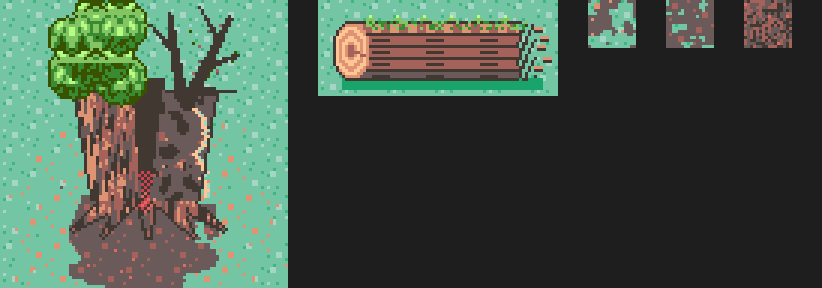
#> input picture pokeroutes/areas/ark_special/pieces.png, 822 x 288 px
$ python extract_sprites.py ../pokeroutes/areas/ark_special/pieces.png ../pokeroutes/areas/ark_special/tiles.png
#> lines starting #> are read from the running program, lines starting #| are printed output that depends on the picture
"""Find individual sprites on a loose sprite sheet via connected alpha components."""
import json
import sys

import numpy as np
from PIL import Image, ImageDraw
from scipy import ndimage


def components(path, min_px=300, merge=0):
#> called with min_px = 300, merge = 0
    a = np.array(Image.open(path).convert("RGBA"))[..., 3] > 16
#> a: shape (288, 822) bool; every value is 1
    grown = ndimage.binary_dilation(a, iterations=merge) if merge else a
    lab, n = ndimage.label(grown)
#> lab: shape (288, 822) int32; every value is 1
#> n = 1
    out = []
    for i, sl in enumerate(ndimage.find_objects(lab)):
        ys, xs = sl
        if (a[sl] & (lab[sl] == i + 1)).sum() < min_px:
            continue
        # shrink back to real pixels
        sub = a[sl] & (lab[sl] == i + 1)
        yy, xx = np.nonzero(sub)
        out.append([int(xs.start + xx.min()), int(ys.start + yy.min()), int(xx.max() - xx.min() + 1), int(yy.max() - yy.min() + 1)])
#> this loop made 1 pass
#> after the loop, out = [[0, 0, 822, 288]]
    return sorted(out, key=lambda r: (r[1] // 40, r[0]))


if __name__ == "__main__":
    path, out_png = sys.argv[1], sys.argv[2]
    comps = components(path)
#> comps = [[0, 0, 822, 288]]
    im = Image.open(path).convert("RGBA")
    bg = Image.new("RGBA", im.size, (40, 40, 40, 255))
    bg.alpha_composite(im)
    d = ImageDraw.Draw(bg)
    for i, (x, y, w, h) in enumerate(comps):
        d.rectangle([x, y, x + w - 1, y + h - 1], outline=(0, 255, 255))
        d.text((x + 1, y + 1), str(i), fill=(255, 255, 0))
#> this loop made 1 pass
    bg.convert("RGB").save(out_png)
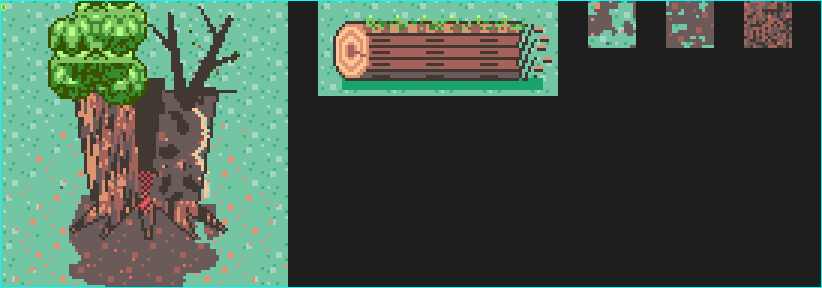
#> saved as tiles.png: PIL image 822x288 RGB; mean R, G, B 69.2, 88.3, 74.9
    print(json.dumps(comps))
#| [[0, 0, 822, 288]]
